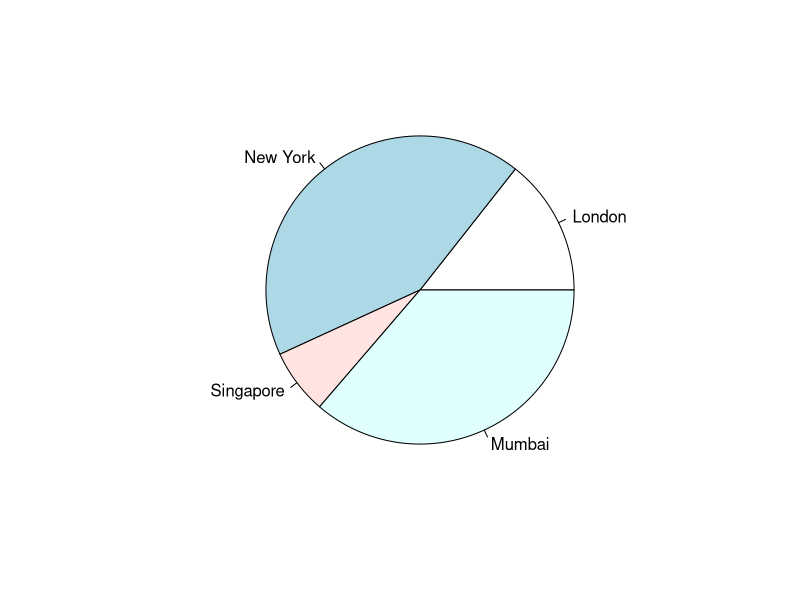
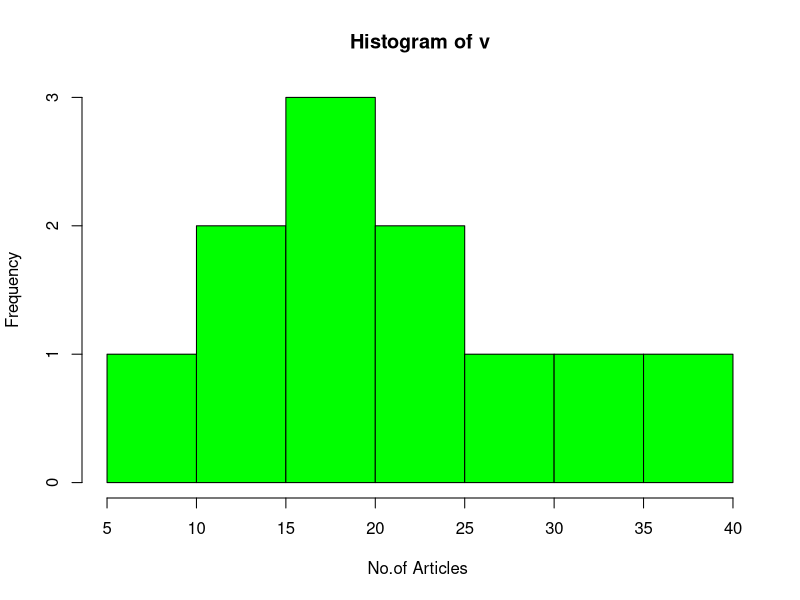
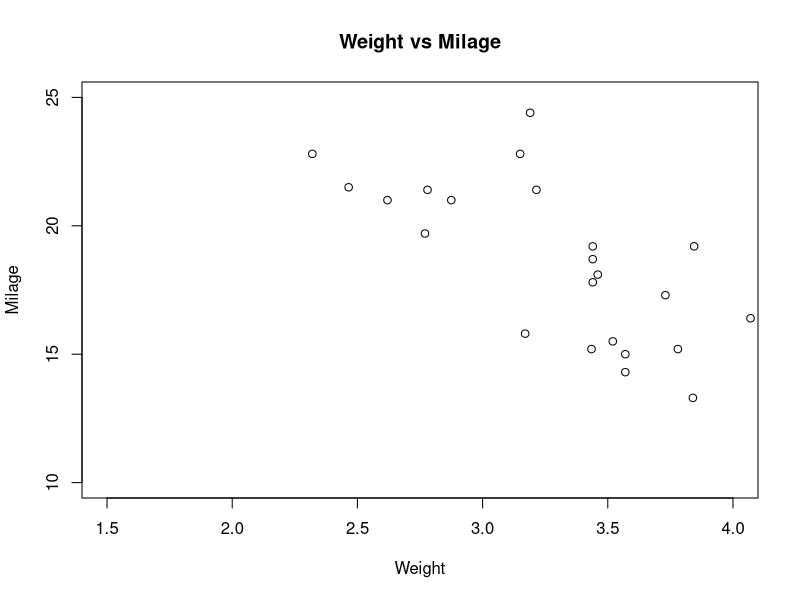
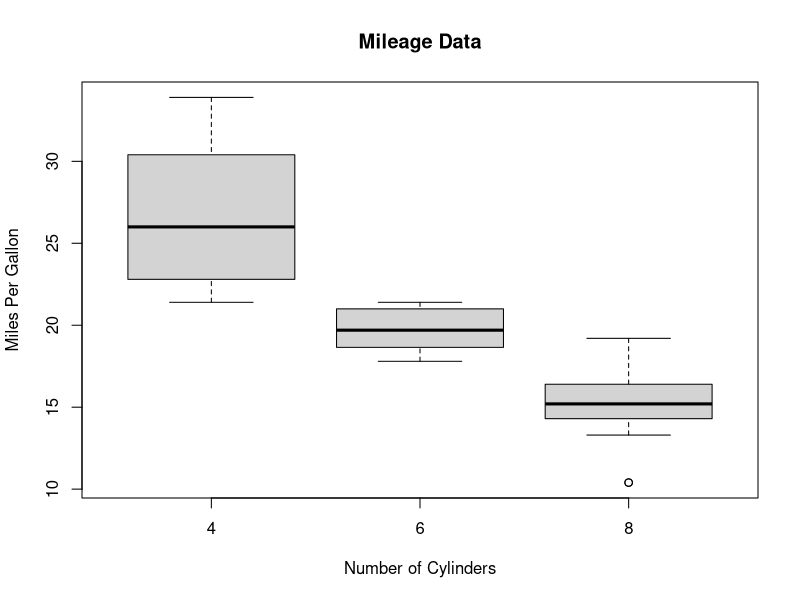

Generate these figures, in order, with R:
#pie chart
x <- c(21, 62, 10, 53)
labels <- c("London", "New York", "Singapore", "Mumbai")
pie(x,labels)
#histogram
v <- c(19, 23, 11, 5, 16, 21, 32, 14, 19, 27, 39)
hist(v, xlab = "No.of Articles ",col = "green", border = "black")
#scatterplot
# Get the input values.
input <- mtcars[, c('wt', 'mpg')]
plot(x = input$wt, y = input$mpg,
     xlab = "Weight",
     ylab = "Milage",
     xlim = c(1.5, 4),
     ylim = c(10, 25),	
     main = "Weight vs Milage"
)
#Box plot
boxplot(mpg ~ cyl, data = mtcars,xlab = "Number of Cylinders",ylab = "Miles Per Gallon",main = "Mileage Data")

